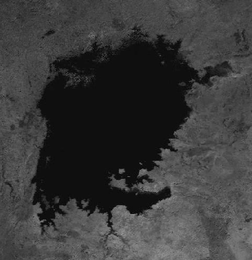
%> input picture CaseStudy3_Segmentation/images/lake_gray.png, 252 x 260 px, shrunk from 422 x 435 before the run
$ octave Task_2_Part1_Final_Kmeans.m   (GNU Octave 9; MATLAB toolbox functions it lacks are replaced by stand-ins)
%> lines starting %> are read from the running program, lines starting %| are printed output that depends on the picture; in (x1, y1, x2, y2) boxes, pixels count from 0 and x2, y2 are one past the last pixel; in counts of white or black regions, pixels touching at a corner belong together; the program's own positions count from 1
### CaseStudy3_Segmentation/custom_kmeans.m
% Custom K-means function
function [cluster_idx, centroids, wcss] = custom_kmeans(X, k, max_iters)
    % X: data matrix (rows = data points, columns = features)
    % k: number of clusters
    % max_iters: maximum number of iterations

    % Get the number of data points (rows) and features (columns)
    [n, d] = size(X);

    % Step 1: Randomly initialize centroids by selecting k random points
    random_indices = randperm(n, k);
    centroids = X(random_indices, :);

    % Initialize variables
    cluster_idx = zeros(n, 1);  % Store cluster assignments for each point
    prev_centroids = centroids;  % Store the centroids from the previous iteration
    wcss = 0;  % Initialize WCSS (within-cluster sum of squares)

    for iter = 1:max_iters
        % Step 2: Assign points to the closest centroid
        for i = 1:n
            distances = sum((centroids - X(i, :)).^2, 2);  % Compute squared Euclidean distance to each centroid
            [~, cluster_idx(i)] = min(distances);  % Assign point to the closest centroid
        end

        % Step 3: Recompute centroids as the mean of points in each cluster
        for j = 1:k
            cluster_points = X(cluster_idx == j, :);  % Points in cluster j
            if ~isempty(cluster_points)
                centroids(j, :) = mean(cluster_points, 1);  % Mean of the cluster points
            end
        end

        % Check for convergence (if centroids have stopped changing)
        if max(max(abs(centroids - prev_centroids))) < 1e-4
            disp(['Converged after ', num2str(iter), ' iterations']);
            break;
        end

        % Store centroids for the next iteration
        prev_centroids = centroids;
    end

    if iter == max_iters
        disp('Max iterations reached without convergence');
    end

    % Compute WCSS (within-cluster sum of squares)
    for i = 1:k
        cluster_points = X(cluster_idx == i, :);
        wcss = wcss + sum(sum((cluster_points - centroids(i, :)).^2));
    end
end

### CaseStudy3_Segmentation/Task_2_Part1_Final_Kmeans.m
% Part 1: Custom K-means Clustering on the Entire Image

% Start with a clean slate
clear;
clc;

% Load the grayscale image
I = imread('lake_gray.png');
%> I is the input picture: size 260x252 uint8; min 2, max 151, mean 57.9
I = im2double(I);  % Convert the image to double precision
%> I: size 260x252 double

% Get the image dimensions
[rows, cols] = size(I);  % Get the number of rows and columns
%> rows = 260; cols = 252
total_pixels = rows * cols;  % Total number of pixels in the image
%> total_pixels = 65520

% Reshape the image into a 1D vector for K-means clustering
pixelData = reshape(I, total_pixels, 1);  % Reshape into a column vector (1D)

% Define a range of k values for experimentation
k_values = [2, 3, 4];  % Different numbers of clusters to try
max_iters = 100;  % Set max iterations for K-means

% Apply custom K-means clustering directly on the original image with different k values
for k = k_values
    disp(['Applying custom K-means clustering with k = ', num2str(k), ' on the original image...']);

    % Apply custom K-means clustering to the reshaped pixel data
    [cluster_idx, ~] = custom_kmeans(pixelData, k, max_iters);

    % Check if the number of cluster assignments matches the number of pixels
    if length(cluster_idx) == total_pixels
        % Reshape the cluster index back into the original image dimensions
        segmentedImage = reshape(cluster_idx, rows, cols);

        % Display and save the K-means segmented image for each k value
        figure;
        imagesc(segmentedImage);
        colormap('gray');
        title(['Custom K-means clustering with k = ', num2str(k), ' on lake\_gray.png']);
        saveas(gcf, ['custom_kmeans_lake_gray_k', num2str(k), '.png']);  % Save the custom K-means result for each k value
    else
        disp('Error: The number of cluster assignments does not match the number of pixels in the image.');
        disp(['Number of pixels: ', num2str(total_pixels)]);
        disp(['Number of cluster assignments: ', num2str(length(cluster_idx))]);
    end
end
%> this loop made 3 passes
%> pass 1, `segmentedImage = reshape(cluster_idx, rows, cols);`:
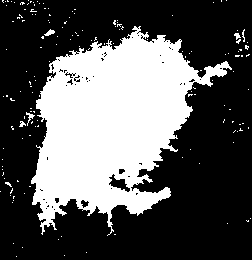
%> segmentedImage: size 260x252 double; values 1 (black) and 2 (white), 34.5% white; 155 white regions (149 under 20 px), largest, box (x1, y1, x2, y2) and area: (31, 26, 232, 236) 22044, (44, 29, 55, 36) 40, (26, 112, 35, 126) 39, (234, 33, 241, 40) 27, (19, 121, 26, 127) 24, (242, 29, 245, 42) 21
%> pass 2, `segmentedImage = reshape(cluster_idx, rows, cols);`:
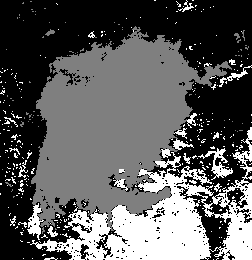
%> segmentedImage: size 260x252 double; min 1, max 3, mean 1.71; drawn with min black and max white
%> pass 3, `segmentedImage = reshape(cluster_idx, rows, cols);`:
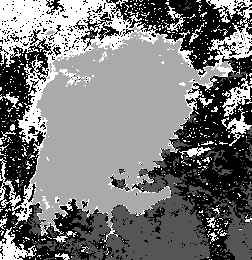
%> segmentedImage: size 260x252 double; min 1, max 4, mean 2.42; drawn with min black and max white
